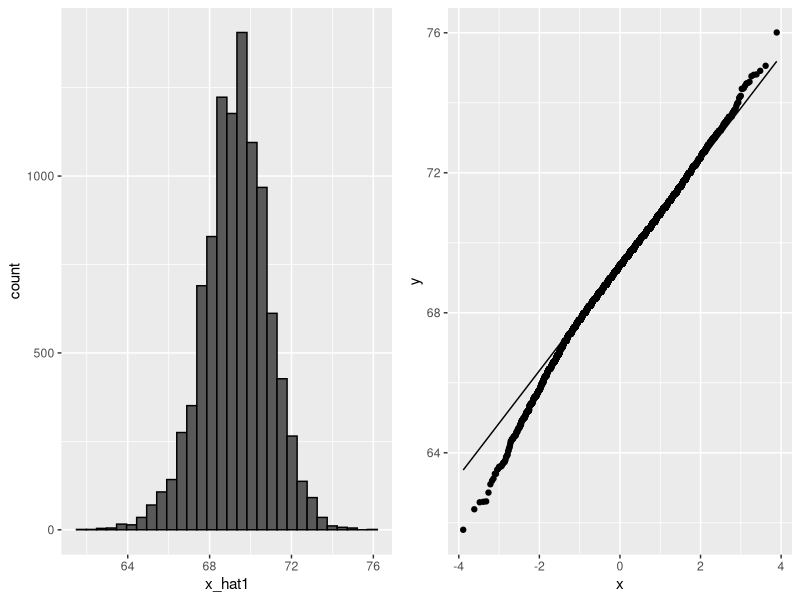
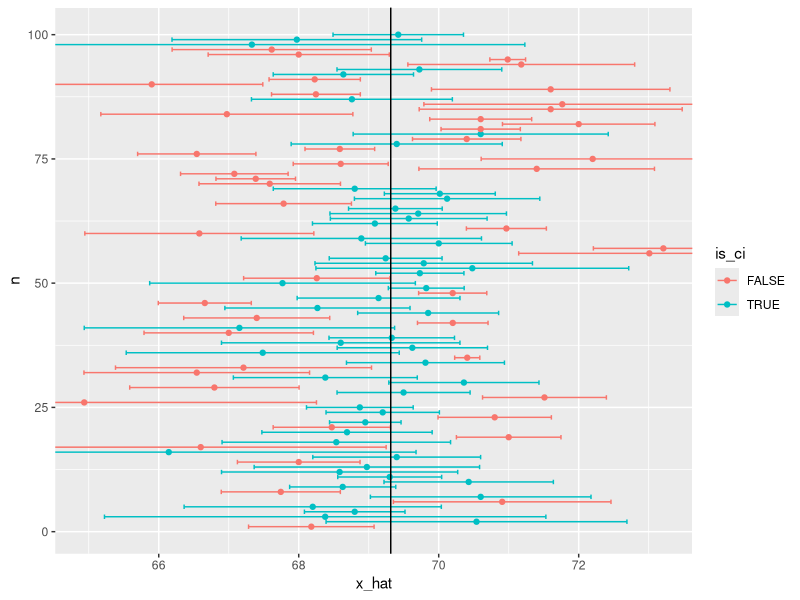
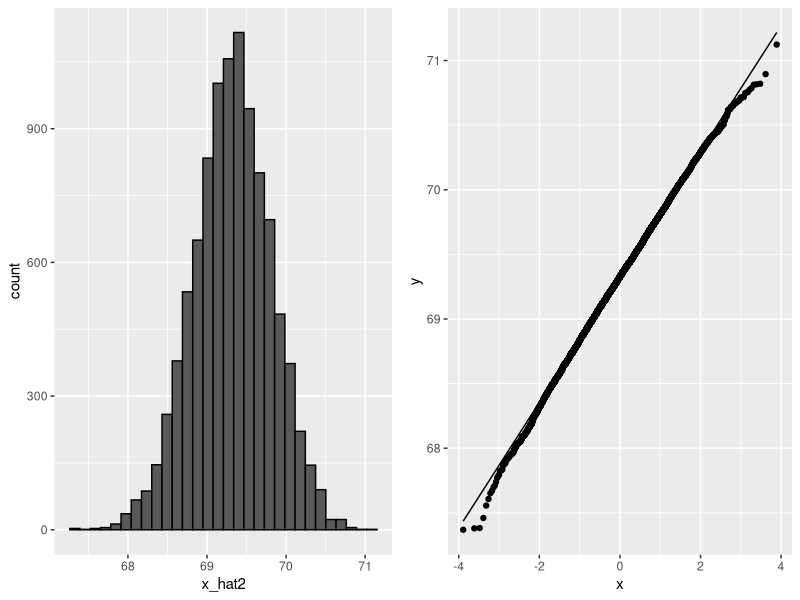
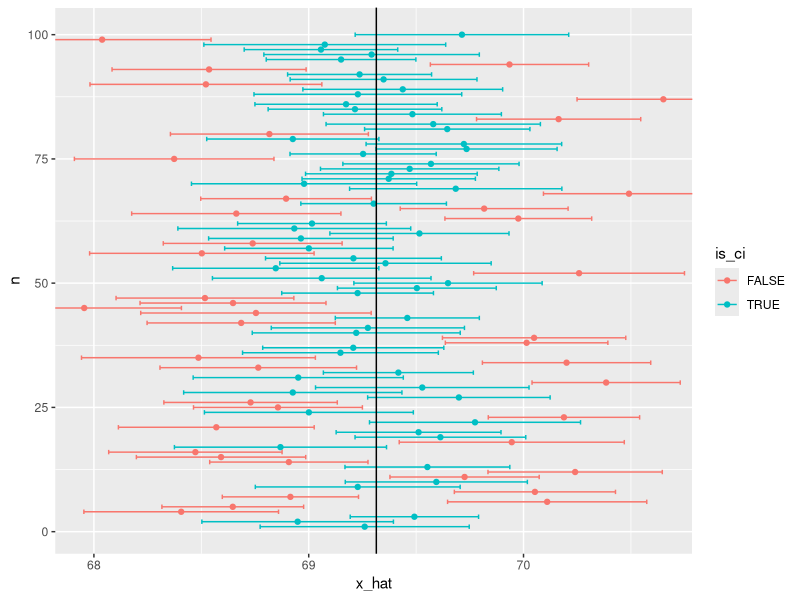
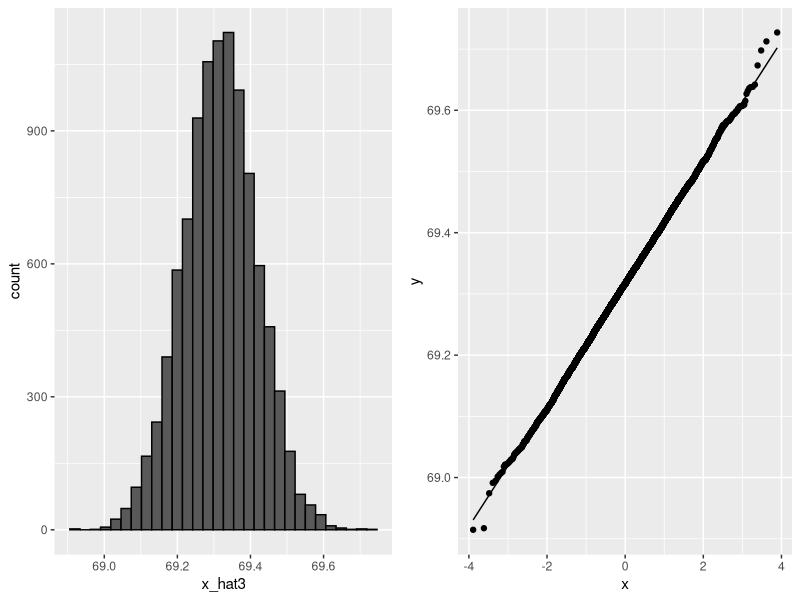
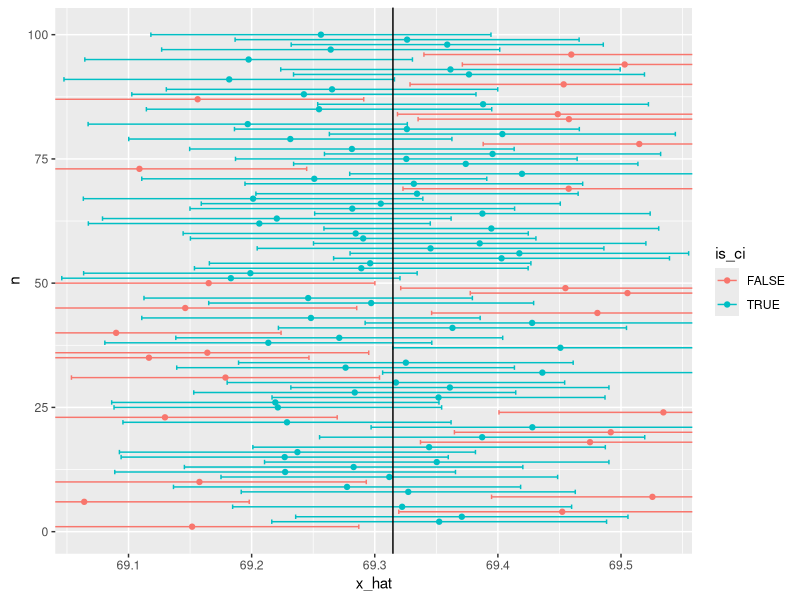
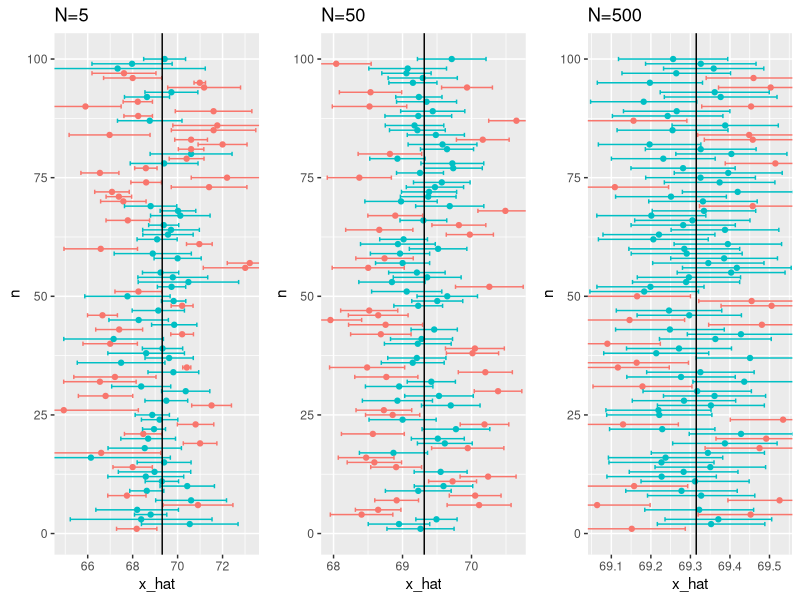

Source code (R) for these figures, in order:
## ---- chunk 1
library(tidyverse)
library(dslabs)
data(heights)
h<-heights%>%
  filter(sex=='Male')
## ---- chunk 2
nrow(h); names(h)
## ---- chunk 3
h%>%
  summarize(mu=mean(height), sigma=sd(height))
## ---- chunk 4
mu<-mean(h$height)
sigma<-sd(h$height)
## ---- chunk 5
class(h)
## ---- chunk 6
h<-h%>%pull(height)
class(h)
## ---- chunk 7
N<-5
B<-10000
set.seed(191213)
x_hat1<-replicate(B, {
  x<-sample(h, N, replace=F)
  mean(x)
})
## ---- chunk 8
p11<-data.frame(x_hat1)%>%
  ggplot(aes(x_hat1))+
  geom_histogram(col='black', bins = 30)
p12<-data.frame(x_hat1)%>%
  ggplot(aes(sample=x_hat1))+
  geom_qq()+
  geom_qq_line()
library(cowplot)
plot_grid(p11, p12)
## ---- chunk 9
set.seed(191213)
inside<-replicate(B, {
  x<-sample(h, N, replace=F)
  x_hat<-mean(x)
  se_hat<-sd(x)/sqrt(N)
  return(c(x_hat, se_hat))
})
d1<-as.data.frame(t(inside))
d1<-d1%>%
  rename(x_hat=V1, se_hat=V2)%>%
  mutate(ci_low=x_hat-pnorm(0.975)*se_hat, ci_high=x_hat+pnorm(0.975)*se_hat, 
         is_ci=ifelse(mu<=ci_high&mu>=ci_low, T, F), n=seq(1, nrow(d1)))
head(d1)
## ---- chunk 10
mean(d1$is_ci)
## ---- chunk 11
p13<-d1[1:100,]%>%
  ggplot(aes(x_hat, n, col=is_ci))+
  geom_point()+
  geom_errorbarh(xmin=d1$ci_low[1:100], xmax=d1$ci_high[1:100])+
  geom_vline(xintercept=mu)
p13
## ---- chunk 12
N<-50
B<-10000
set.seed(191213)
x_hat2<-replicate(B, {
  x<-sample(h, N, replace=F)
  mean(x)
})

p21<-data.frame(x_hat2)%>%
  ggplot(aes(x_hat2))+
  geom_histogram(col='black', bins = 30)
p22<-data.frame(x_hat2)%>%
  ggplot(aes(sample=x_hat2))+
  geom_qq()+
  geom_qq_line()
library(cowplot)
plot_grid(p21, p22)

set.seed(191213)
inside<-replicate(B, {
  x<-sample(h, N, replace=F)
  x_hat<-mean(x)
  se_hat<-sd(x)/sqrt(N)
  return(c(x_hat, se_hat))
})
d2<-as.data.frame(t(inside))
d2<-d2%>%
  rename(x_hat=V1, se_hat=V2)%>%
  mutate(ci_low=x_hat-pnorm(0.975)*se_hat, ci_high=x_hat+pnorm(0.975)*se_hat, 
         is_ci=ifelse(mu<=ci_high&mu>=ci_low, T, F), n=seq(1, nrow(d2)))
mean(d2$is_ci)

p23<-d2[1:100,]%>%
  ggplot(aes(x_hat, n, col=is_ci))+
  geom_point()+
  geom_errorbarh(xmin=d2$ci_low[1:100], xmax=d2$ci_high[1:100])+
  geom_vline(xintercept=mu)
p23
## ---- chunk 13
N<-500
B<-10000
set.seed(191213)
x_hat3<-replicate(B, {
  x<-sample(h, N, replace=F)
  mean(x)
})

p31<-data.frame(x_hat3)%>%
  ggplot(aes(x_hat3))+
  geom_histogram(col='black', bins = 30)
p32<-data.frame(x_hat3)%>%
  ggplot(aes(sample=x_hat3))+
  geom_qq()+
  geom_qq_line()
library(cowplot)
plot_grid(p31, p32)

set.seed(191213)
inside<-replicate(B, {
  x<-sample(h, N, replace=F)
  x_hat<-mean(x)
  se_hat<-sd(x)/sqrt(N)
  return(c(x_hat, se_hat))
})
d3<-as.data.frame(t(inside))
d3<-d3%>%
  rename(x_hat=V1, se_hat=V2)%>%
  mutate(ci_low=x_hat-pnorm(0.975)*se_hat, ci_high=x_hat+pnorm(0.975)*se_hat, 
         is_ci=ifelse(mu<=ci_high&mu>=ci_low, T, F), n=seq(1, nrow(d3)))
mean(d3$is_ci)

p33<-d3[1:100,]%>%
  ggplot(aes(x_hat, n, col=is_ci))+
  geom_point()+
  geom_errorbarh(xmin=d3$ci_low[1:100], xmax=d3$ci_high[1:100])+
  geom_vline(xintercept=mu)
p33
## ---- chunk 14
p13<-p13 + theme(legend.position="none") + ggtitle("N=5")
p23<-p23 + theme(legend.position="none") + ggtitle("N=50")
p33<-p33 + theme(legend.position="none") + ggtitle("N=500")
plot_grid(p13, p23, p33, ncol=3)
